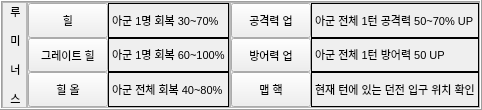
                      <widget class="QFrame" name="Frame_Class2">
                       <property name="enabled">
                        <bool>true</bool>
                       </property>
                       <property name="maximumSize">
                        <size>
                         <width>16777215</width>
                         <height>16777215</height>
                        </size>
                       </property>
                       <property name="frameShape">
                        <enum>QFrame::Box</enum>
                       </property>
                       <property name="frameShadow">
                        <enum>QFrame::Raised</enum>
                       </property>
                       <layout class="QGridLayout" name="gridLayout_42">
                        <property name="leftMargin">
                         <number>0</number>
                        </property>
                        <property name="topMargin">
                         <number>0</number>
                        </property>
                        <property name="rightMargin">
                         <number>0</number>
                        </property>
                        <property name="bottomMargin">
                         <number>0</number>
                        </property>
                        <property name="spacing">
                         <number>0</number>
                        </property>
                        <item row="0" column="0">
                         <widget class="QFrame" name="Frame_Class2_Name">
                          <property name="maximumSize">
                           <size>
                            <width>25</width>
                            <height>16777215</height>
                           </size>
                          </property>
                          <property name="frameShape">
                           <enum>QFrame::StyledPanel</enum>
                          </property>
                          <property name="frameShadow">
                           <enum>QFrame::Raised</enum>
                          </property>
                          <layout class="QGridLayout" name="gridLayout_55">
                           <property name="leftMargin">
                            <number>0</number>
                           </property>
                           <property name="topMargin">
                            <number>0</number>
                           </property>
                           <property name="rightMargin">
                            <number>0</number>
                           </property>
                           <property name="bottomMargin">
                            <number>0</number>
                           </property>
                           <property name="spacing">
                            <number>0</number>
                           </property>
                           <item row="0" column="0">
                            <widget class="QLabel" name="Class2_Name_Label">
                             <property name="minimumSize">
                              <size>
                               <width>25</width>
                               <height>0</height>
                              </size>
                             </property>
                             <property name="font">
                              <font>
                               <pointsize>8</pointsize>
                              </font>
                             </property>
                             <property name="text">
                              <string>&lt;html&gt;&lt;head/&gt;&lt;body&gt;&lt;p align=&quot;center&quot;&gt;루&lt;/p&gt;&lt;p align=&quot;center&quot;&gt;미&lt;/p&gt;&lt;p align=&quot;center&quot;&gt;너&lt;/p&gt;&lt;p align=&quot;center&quot;&gt;스&lt;/p&gt;&lt;/body&gt;&lt;/html&gt;</string>
                             </property>
                            </widget>
                           </item>
                          </layout>
                         </widget>
                        </item>
                        <item row="0" column="1">
                         <widget class="QFrame" name="Frame_Class2_Skill1">
                          <property name="enabled">
                           <bool>true</bool>
                          </property>
                          <property name="frameShape">
                           <enum>QFrame::StyledPanel</enum>
                          </property>
                          <property name="frameShadow">
                           <enum>QFrame::Raised</enum>
                          </property>
                          <layout class="QGridLayout" name="gridLayout_3">
                           <property name="leftMargin">
                            <number>0</number>
                           </property>
                           <property name="topMargin">
                            <number>0</number>
                           </property>
                           <property name="rightMargin">
                            <number>0</number>
                           </property>
                           <property name="bottomMargin">
                            <number>0</number>
                           </property>
                           <property name="spacing">
                            <number>0</number>
                           </property>
                           <item row="1" column="0">
                            <widget class="QPushButton" name="Class2_Skill2_Btn">
                             <property name="sizePolicy">
                              <sizepolicy hsizetype="Minimum" vsizetype="Preferred">
                               <horstretch>0</horstretch>
                               <verstretch>0</verstretch>
                              </sizepolicy>
                             </property>
                             <property name="maximumSize">
                              <size>
                               <width>100</width>
                               <height>16777215</height>
                              </size>
                             </property>
                             <property name="font">
                              <font>
                               <pointsize>8</pointsize>
                              </font>
                             </property>
                             <property name="text">
                              <string>그레이트 힐</string>
                             </property>
                             <property name="checkable">
                              <bool>true</bool>
                             </property>
                            </widget>
                           </item>
                           <item row="1" column="1">
                            <widget class="QLabel" name="Class2_Skill2_Label">
                             <property name="frameShape">
                              <enum>QFrame::Box</enum>
                             </property>
                             <property name="text">
                              <string>&lt;html&gt;&lt;head/&gt;&lt;body&gt;&lt;p&gt;&lt;span style=&quot; font-size:8pt;&quot;&gt;아군 1명 회복 60~100%&lt;/span&gt;&lt;/p&gt;&lt;/body&gt;&lt;/html&gt;</string>
                             </property>
                            </widget>
                           </item>
                           <item row="0" column="1">
                            <widget class="QLabel" name="Class2_Skill1_Label">
                             <property name="frameShape">
                              <enum>QFrame::Box</enum>
                             </property>
                             <property name="text">
                              <string>&lt;html&gt;&lt;head/&gt;&lt;body&gt;&lt;p&gt;&lt;span style=&quot; font-size:8pt;&quot;&gt;아군 1명 회복 30~70%&lt;/span&gt;&lt;/p&gt;&lt;/body&gt;&lt;/html&gt;</string>
                             </property>
                            </widget>
                           </item>
                           <item row="2" column="0">
                            <widget class="QPushButton" name="Class2_Skill3_Btn">
                             <property name="sizePolicy">
                              <sizepolicy hsizetype="Minimum" vsizetype="Preferred">
                               <horstretch>0</horstretch>
                               <verstretch>0</verstretch>
                              </sizepolicy>
                             </property>
                             <property name="maximumSize">
                              <size>
                               <width>100</width>
                               <height>16777215</height>
                              </size>
                             </property>
                             <property name="font">
                              <font>
                               <pointsize>8</pointsize>
                              </font>
                             </property>
                             <property name="text">
                              <string>힐 올</string>
                             </property>
                             <property name="checkable">
                              <bool>true</bool>
                             </property>
                            </widget>
                           </item>
                           <item row="0" column="0">
                            <widget class="QPushButton" name="Class2_Skill1_Btn">
                             <property name="sizePolicy">
                              <sizepolicy hsizetype="Minimum" vsizetype="Preferred">
                               <horstretch>0</horstretch>
                               <verstretch>0</verstretch>
                              </sizepolicy>
                             </property>
                             <property name="maximumSize">
                              <size>
                               <width>100</width>
                               <height>16777215</height>
                              </size>
                             </property>
                             <property name="font">
                              <font>
                               <family>Arial</family>
                               <pointsize>8</pointsize>
                               <weight>50</weight>
                               <italic>false</italic>
                               <bold>false</bold>
                              </font>
                             </property>
                             <property name="styleSheet">
                              <string notr="true">font: 8pt &quot;Arial&quot;;힐</string>
                             </property>
                             <property name="text">
                              <string>힐</string>
                             </property>
                             <property name="checkable">
                              <bool>true</bool>
                             </property>
                            </widget>
                           </item>
                           <item row="2" column="1">
                            <widget class="QLabel" name="Class2_Skill3_Label">
                             <property name="frameShape">
                              <enum>QFrame::Box</enum>
                             </property>
                             <property name="text">
                              <string>&lt;html&gt;&lt;head/&gt;&lt;body&gt;&lt;p&gt;&lt;span style=&quot; font-size:8pt;&quot;&gt;아군 전체 회복 40~80%&lt;/span&gt;&lt;/p&gt;&lt;/body&gt;&lt;/html&gt;</string>
                             </property>
                            </widget>
                           </item>
                          </layout>
                         </widget>
                        </item>
                        <item row="0" column="2">
                         <widget class="QFrame" name="Frame_Class2_Skill2">
                          <property name="maximumSize">
                           <size>
                            <width>16777215</width>
                            <height>16777215</height>
                           </size>
                          </property>
                          <property name="frameShape">
                           <enum>QFrame::StyledPanel</enum>
                          </property>
                          <property name="frameShadow">
                           <enum>QFrame::Raised</enum>
                          </property>
                          <layout class="QGridLayout" name="gridLayout_63">
                           <property name="leftMargin">
                            <number>0</number>
                           </property>
                           <property name="topMargin">
                            <number>0</number>
                           </property>
                           <property name="rightMargin">
                            <number>0</number>
                           </property>
                           <property name="bottomMargin">
                            <number>0</number>
                           </property>
                           <property name="spacing">
                            <number>0</number>
                           </property>
                           <item row="0" column="1">
                            <widget class="QLabel" name="Class2_Skill4_Label">
                             <property name="font">
                              <font>
                               <pointsize>8</pointsize>
                              </font>
                             </property>
                             <property name="frameShape">
                              <enum>QFrame::Box</enum>
                             </property>
                             <property name="text">
                              <string>&lt;html&gt;&lt;head/&gt;&lt;body&gt;&lt;p&gt;아군 전체 1턴 공격력 50~70% UP&lt;/p&gt;&lt;/body&gt;&lt;/html&gt;</string>
                             </property>
                            </widget>
                           </item>
                           <item row="1" column="0">
                            <widget class="QPushButton" name="Class2_Skill5_Btn">
                             <property name="sizePolicy">
                              <sizepolicy hsizetype="Minimum" vsizetype="Preferred">
                               <horstretch>0</horstretch>
                               <verstretch>0</verstretch>
                              </sizepolicy>
                             </property>
                             <property name="maximumSize">
                              <size>
                               <width>100</width>
                               <height>16777215</height>
                              </size>
                             </property>
                             <property name="font">
                              <font>
                               <pointsize>8</pointsize>
                              </font>
                             </property>
                             <property name="text">
                              <string>방어력 업</string>
                             </property>
                             <property name="checkable">
                              <bool>true</bool>
                             </property>
                            </widget>
                           </item>
                           <item row="0" column="0">
                            <widget class="QPushButton" name="Class2_Skill4_Btn">
                             <property name="sizePolicy">
                              <sizepolicy hsizetype="Minimum" vsizetype="Preferred">
                               <horstretch>0</horstretch>
                               <verstretch>0</verstretch>
                              </sizepolicy>
                             </property>
                             <property name="maximumSize">
                              <size>
                               <width>100</width>
                               <height>16777215</height>
                              </size>
                             </property>
                             <property name="font">
                              <font>
                               <family>Arial</family>
                               <pointsize>8</pointsize>
                               <weight>50</weight>
                               <italic>false</italic>
                               <bold>false</bold>
                              </font>
                             </property>
                             <property name="styleSheet">
                              <string notr="true">font: 8pt &quot;Arial&quot;;힐</string>
                             </property>
                             <property name="text">
                              <string>공격력 업</string>
                             </property>
                             <property name="checkable">
                              <bool>true</bool>
                             </property>
                            </widget>
                           </item>
                           <item row="2" column="0">
                            <widget class="QPushButton" name="Class2_Skill6_Btn">
                             <property name="sizePolicy">
                              <sizepolicy hsizetype="Minimum" vsizetype="Preferred">
                               <horstretch>0</horstretch>
                               <verstretch>0</verstretch>
                              </sizepolicy>
                             </property>
                             <property name="maximumSize">
                              <size>
                               <width>100</width>
                               <height>16777215</height>
                              </size>
                             </property>
                             <property name="font">
                              <font>
                               <pointsize>8</pointsize>
                              </font>
                             </property>
                             <property name="text">
                              <string>맵 핵</string>
                             </property>
                             <property name="checkable">
                              <bool>true</bool>
                             </property>
                            </widget>
                           </item>
                           <item row="2" column="1">
                            <widget class="QLabel" name="Class2_Skill6_Label">
                             <property name="font">
                              <font>
                               <pointsize>8</pointsize>
                              </font>
                             </property>
                             <property name="frameShape">
                              <enum>QFrame::Box</enum>
                             </property>
                             <property name="text">
                              <string>&lt;html&gt;&lt;head/&gt;&lt;body&gt;&lt;p&gt;현재 턴에 있는 던전 입구 위치 확인&lt;/p&gt;&lt;/body&gt;&lt;/html&gt;</string>
                             </property>
                            </widget>
                           </item>
                           <item row="1" column="1">
                            <widget class="QLabel" name="Class2_Skill5_Label">
                             <property name="font">
                              <font>
                               <pointsize>8</pointsize>
                              </font>
                             </property>
                             <property name="frameShape">
                              <enum>QFrame::Box</enum>
                             </property>
                             <property name="text">
                              <string>&lt;html&gt;&lt;head/&gt;&lt;body&gt;&lt;p&gt;아군 전체 1턴 방어력 50 UP&lt;/p&gt;&lt;/body&gt;&lt;/html&gt;</string>
                             </property>
                            </widget>
                           </item>
                          </layout>
                         </widget>
                        </item>
                       </layout>
                      </widget>
